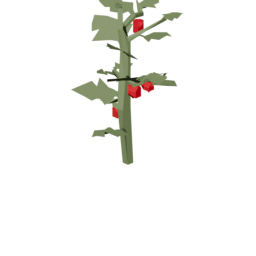
#> input picture art/models/_renders/v3_tomato_reference.png, 256 x 256 px, found by its file name
$ python _build_strip_v3.py
#> lines starting #> are read from the running program, lines starting #| are printed output that depends on the picture
"""Comparison strip: vanilla + 4 v3 stages."""
import os, shutil
from PIL import Image, ImageDraw, ImageFont

RENDER_DIR = "/home/sparky/ogrs/art/models/_renders"
OUT = f"{RENDER_DIR}/v3_tomato_strip.png"

CELL = 256
PAD = 18
LABEL_H = 38
TITLE_H = 60

panels = [
    ("Vanilla tomatoplant\n(reference)", "v3_tomato_reference.png", (80, 100, 70)),
    ("Stage 1 — Seedling\ndepletedtomato @ 25%", "v3_tomato_1.png", (60, 70, 80)),
    ("Stage 2 — Growing\ndepletedtomato @ 60%", "v3_tomato_2.png", (60, 70, 80)),
    ("Stage 3 — Ripening\ntomatoplant + unripe green", "v3_tomato_3.png", (60, 70, 80)),
    ("Stage 4 — Harvest\nvanilla tomatoplant", "v3_tomato_4.png", (60, 70, 80)),
]

W = len(panels) * (CELL + PAD) + PAD
H = TITLE_H + CELL + LABEL_H + PAD * 2

img = Image.new("RGB", (W, H), (30, 28, 38))
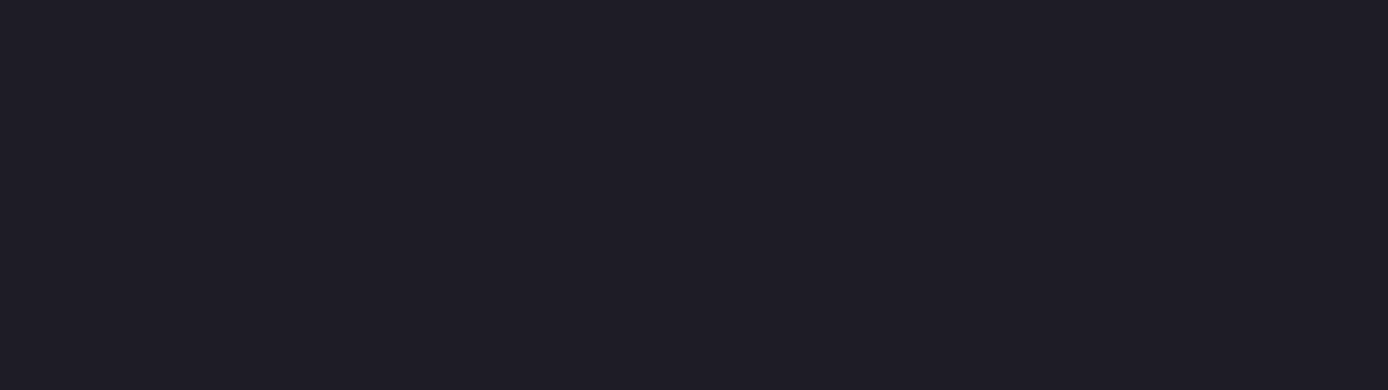
#> img: PIL image 1388x390 RGB; mean R, G, B 30, 28, 38
draw = ImageDraw.Draw(img)

try:
    font = ImageFont.truetype("/usr/share/fonts/truetype/dejavu/DejaVuSans-Bold.ttf", 16)
    font_title = ImageFont.truetype("/usr/share/fonts/truetype/dejavu/DejaVuSans-Bold.ttf", 26)
except Exception:
    font = ImageFont.load_default()
    font_title = ImageFont.load_default()

draw.text((PAD, 14), "Tomato v3 — derived from vanilla RSC geometry",
          fill=(255, 255, 255), font=font_title)

for i, (label, fname, bg) in enumerate(panels):
    x = PAD + i * (CELL + PAD)
    y = TITLE_H + PAD
    draw.rectangle([(x, y), (x + CELL, y + CELL)], fill=bg)
    src = f"{RENDER_DIR}/{fname}"
    if os.path.exists(src):
        sprite = Image.open(src).convert("RGBA")
#> sprite is the input picture: PIL image 256x256 RGBA; mean R, G, B, A 11.9, 11.9, 8.6, 19.8
        img.paste(sprite, (x, y), sprite)
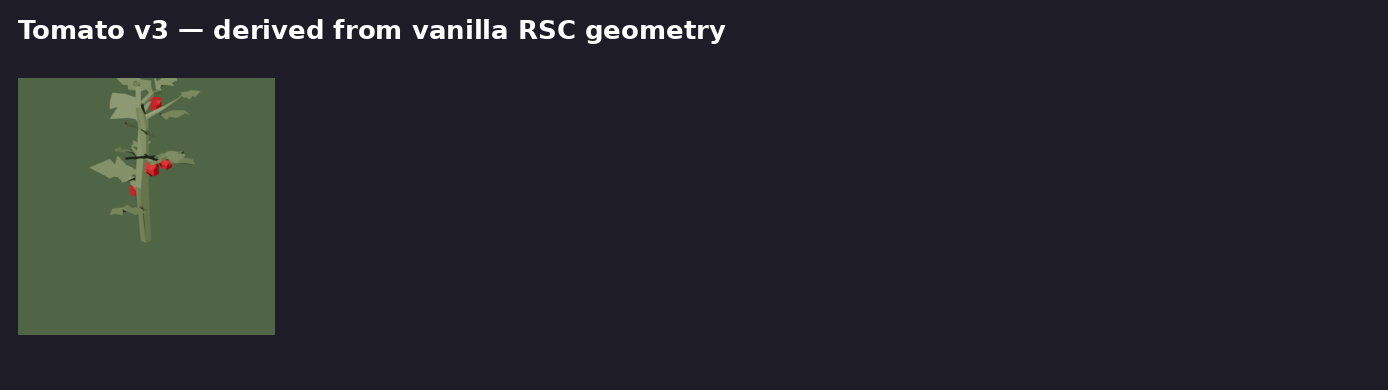
#> img: PIL image 1388x390 RGB; mean R, G, B 38.7, 39.2, 44.2
    line1, line2 = label.split("\n")
    for li, line in enumerate((line1, line2)):
        bbox = draw.textbbox((0, 0), line, font=font)
        tw = bbox[2] - bbox[0]
        draw.text((x + (CELL - tw) // 2, y + CELL + 4 + li * 18), line, fill=(220, 220, 230), font=font)
#> this loop made 2 passes
#> (bbox, tw) on passes 1 to 2: ((0, 3, 178, 18), 178), ((0, 3, 102, 17), 102)
#> pass 3 of the loop `for i, (label, fname, bg) in enumerate(panels):`:
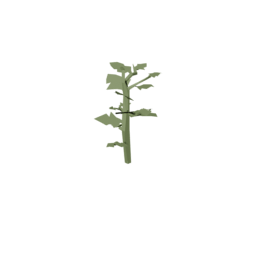
#> input picture art/models/_renders/v3_tomato_2.png, 256 x 256 px, found by its file name
#> sprite is the input picture: PIL image 256x256 RGBA; mean R, G, B, A 4.7, 5.1, 3.7, 6.8
#> `img.paste(sprite, (x, y), sprite)`:
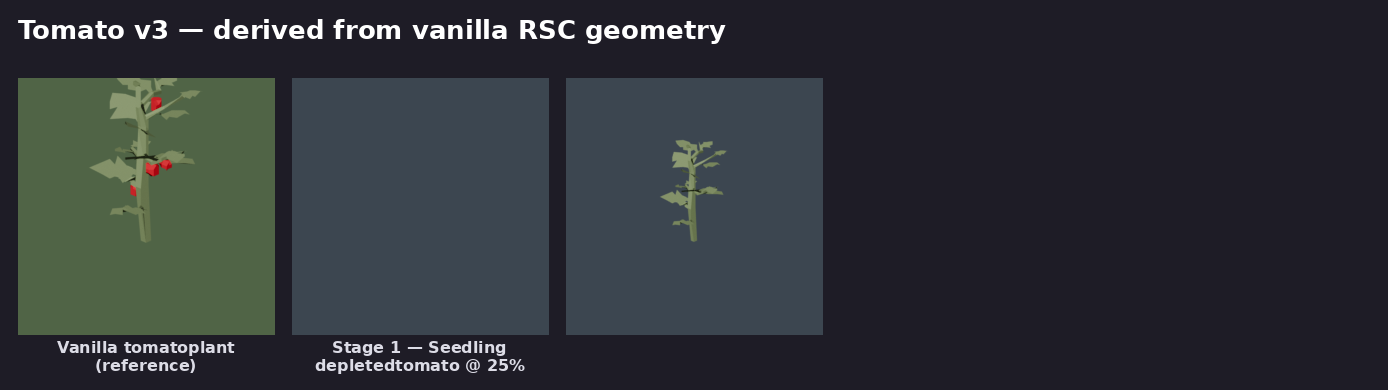
#> img: PIL image 1388x390 RGB; mean R, G, B 47.4, 50.8, 55.6
#> the loop `for li, line in enumerate((line1, line2)):` made 2 passes
#> (bbox, tw) on passes 1 to 2: ((0, 3, 171, 18), 171), ((0, 3, 210, 18), 210)
#> the loop made 5 passes; the first 3 are shown

img.save(OUT)
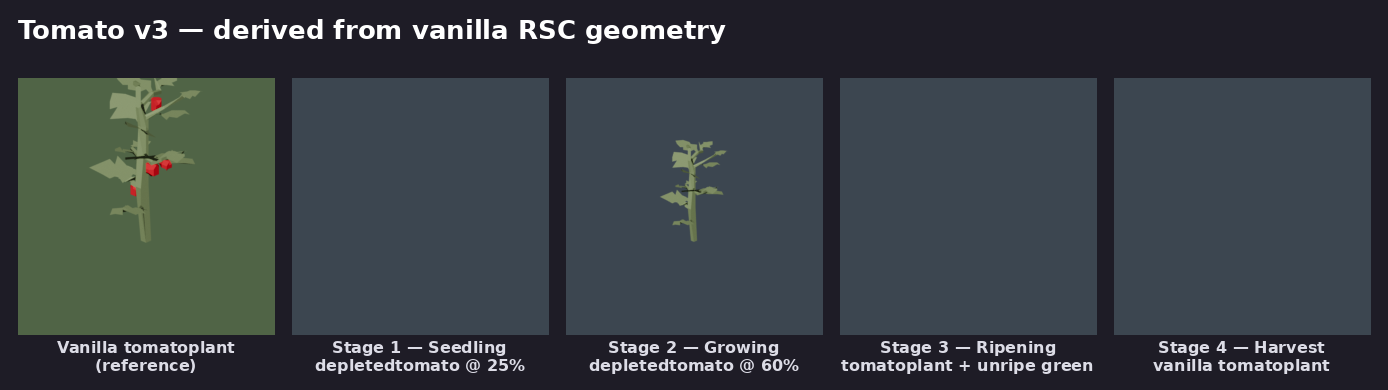
#> saved as v3_tomato_strip.png: PIL image 1388x390 RGB; mean R, G, B 56.7, 63.1, 67.9
print(f"Strip: {OUT}  size={img.size}")
#| Strip: /home/sparky/ogrs/art/models/_renders/v3_tomato_strip.png  size=(1388, 390)

windows_dir = "/mnt/c/OGRS_Art/models/farming/tomato_v3"
os.makedirs(windows_dir, exist_ok=True)
shutil.copy(OUT, f"{windows_dir}/V3_STRIP.png")
for fname in ("v3_tomato_reference.png", "v3_tomato_1.png", "v3_tomato_2.png", "v3_tomato_3.png", "v3_tomato_4.png"):
    shutil.copy(f"{RENDER_DIR}/{fname}", f"{windows_dir}/{fname}")
for i in (1, 2, 3, 4):
    for ext in ("obj", "mtl"):
        src = f"/home/sparky/ogrs/art/models/farming/tomato_v3/stage_{i}.{ext}"
        if os.path.exists(src):
            shutil.copy(src, f"{windows_dir}/stage_{i}.{ext}")
print(f"Synced to: {windows_dir}")
